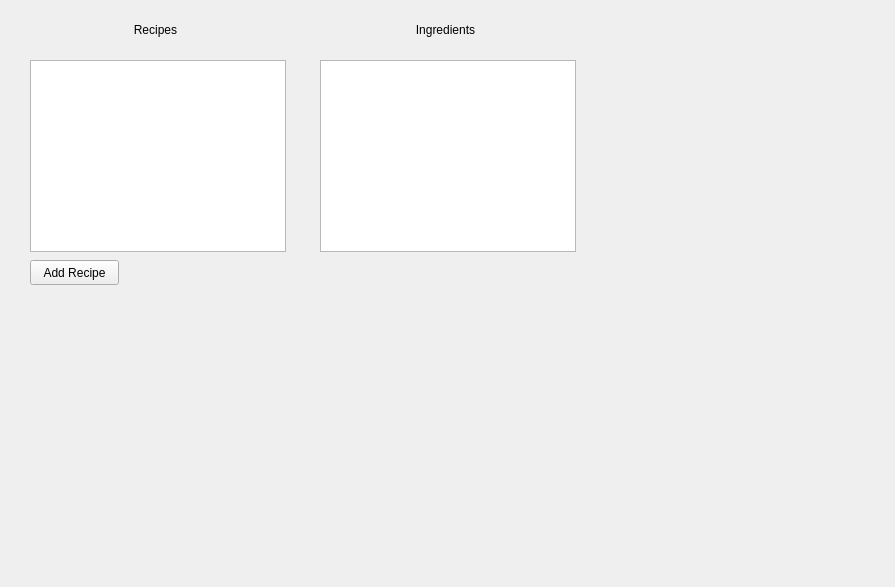
<?xml version="1.0" encoding="UTF-8"?>
<ui version="4.0">
 <class>Form</class>
 <widget class="QWidget" name="Form">
  <property name="geometry">
   <rect>
    <x>0</x>
    <y>0</y>
    <width>895</width>
    <height>587</height>
   </rect>
  </property>
  <property name="windowTitle">
   <string>Form</string>
  </property>
  <widget class="QTableWidget" name="tableWidget">
   <property name="geometry">
    <rect>
     <x>30</x>
     <y>60</y>
     <width>256</width>
     <height>192</height>
    </rect>
   </property>
  </widget>
  <widget class="QLabel" name="label">
   <property name="geometry">
    <rect>
     <x>30</x>
     <y>20</y>
     <width>251</width>
     <height>20</height>
    </rect>
   </property>
   <property name="text">
    <string>Recipes</string>
   </property>
   <property name="alignment">
    <set>Qt::AlignCenter</set>
   </property>
  </widget>
  <widget class="QTableWidget" name="tableWidget_2">
   <property name="geometry">
    <rect>
     <x>320</x>
     <y>60</y>
     <width>256</width>
     <height>192</height>
    </rect>
   </property>
  </widget>
  <widget class="QLabel" name="label_2">
   <property name="geometry">
    <rect>
     <x>320</x>
     <y>20</y>
     <width>251</width>
     <height>20</height>
    </rect>
   </property>
   <property name="text">
    <string>Ingredients</string>
   </property>
   <property name="alignment">
    <set>Qt::AlignCenter</set>
   </property>
  </widget>
  <widget class="QPushButton" name="pushButton">
   <property name="geometry">
    <rect>
     <x>30</x>
     <y>260</y>
     <width>89</width>
     <height>25</height>
    </rect>
   </property>
   <property name="text">
    <string>Add Recipe</string>
   </property>
  </widget>
 </widget>
 <resources/>
 <connections/>
</ui>
